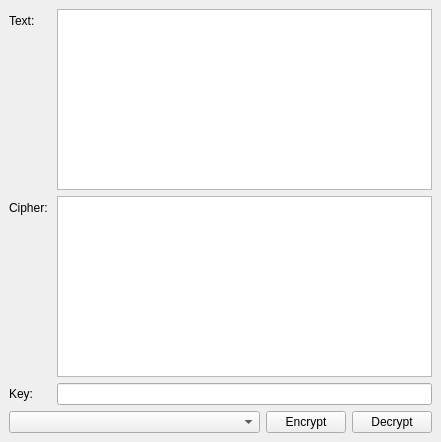
<?xml version="1.0" encoding="UTF-8"?>
<ui version="4.0">
 <class>Crypto</class>
 <widget class="QMainWindow" name="Crypto">
  <property name="geometry">
   <rect>
    <x>0</x>
    <y>0</y>
    <width>441</width>
    <height>442</height>
   </rect>
  </property>
  <property name="windowTitle">
   <string>Crypto-qt</string>
  </property>
  <widget class="QWidget" name="centralwidget">
   <property name="sizePolicy">
    <sizepolicy hsizetype="Expanding" vsizetype="Expanding">
     <horstretch>0</horstretch>
     <verstretch>0</verstretch>
    </sizepolicy>
   </property>
   <property name="maximumSize">
    <size>
     <width>9999</width>
     <height>9999</height>
    </size>
   </property>
   <layout class="QVBoxLayout" name="verticalLayout_2">
    <item>
     <layout class="QVBoxLayout" name="verticalLayout">
      <property name="sizeConstraint">
       <enum>QLayout::SetMaximumSize</enum>
      </property>
      <item>
       <layout class="QFormLayout" name="formLayout">
        <property name="sizeConstraint">
         <enum>QLayout::SetMaximumSize</enum>
        </property>
        <property name="fieldGrowthPolicy">
         <enum>QFormLayout::ExpandingFieldsGrow</enum>
        </property>
        <item row="0" column="1">
         <widget class="QTextEdit" name="textEdit">
          <property name="sizePolicy">
           <sizepolicy hsizetype="Expanding" vsizetype="Expanding">
            <horstretch>0</horstretch>
            <verstretch>1</verstretch>
           </sizepolicy>
          </property>
         </widget>
        </item>
        <item row="1" column="0">
         <widget class="QLabel" name="label_4">
          <property name="text">
           <string>Cipher: </string>
          </property>
         </widget>
        </item>
        <item row="1" column="1">
         <widget class="QTextEdit" name="cipherEdit">
          <property name="sizePolicy">
           <sizepolicy hsizetype="Expanding" vsizetype="Expanding">
            <horstretch>0</horstretch>
            <verstretch>1</verstretch>
           </sizepolicy>
          </property>
         </widget>
        </item>
        <item row="2" column="0">
         <widget class="QLabel" name="label_5">
          <property name="text">
           <string>Key: </string>
          </property>
         </widget>
        </item>
        <item row="2" column="1">
         <widget class="QLineEdit" name="keyEdit"/>
        </item>
        <item row="0" column="0">
         <widget class="QLabel" name="label">
          <property name="text">
           <string>Text: </string>
          </property>
         </widget>
        </item>
       </layout>
      </item>
      <item>
       <layout class="QHBoxLayout" name="horizontalLayout">
        <property name="sizeConstraint">
         <enum>QLayout::SetMaximumSize</enum>
        </property>
        <item>
         <widget class="QComboBox" name="methodBox">
          <property name="sizePolicy">
           <sizepolicy hsizetype="Expanding" vsizetype="Fixed">
            <horstretch>0</horstretch>
            <verstretch>0</verstretch>
           </sizepolicy>
          </property>
          <property name="minimumSize">
           <size>
            <width>98</width>
            <height>0</height>
           </size>
          </property>
          <property name="sizeAdjustPolicy">
           <enum>QComboBox::AdjustToContents</enum>
          </property>
         </widget>
        </item>
        <item>
         <widget class="QPushButton" name="encryptButton">
          <property name="text">
           <string>Encrypt</string>
          </property>
         </widget>
        </item>
        <item>
         <widget class="QPushButton" name="decryptButton">
          <property name="text">
           <string>Decrypt</string>
          </property>
         </widget>
        </item>
       </layout>
      </item>
     </layout>
    </item>
   </layout>
  </widget>
 </widget>
 <resources/>
 <connections/>
</ui>
